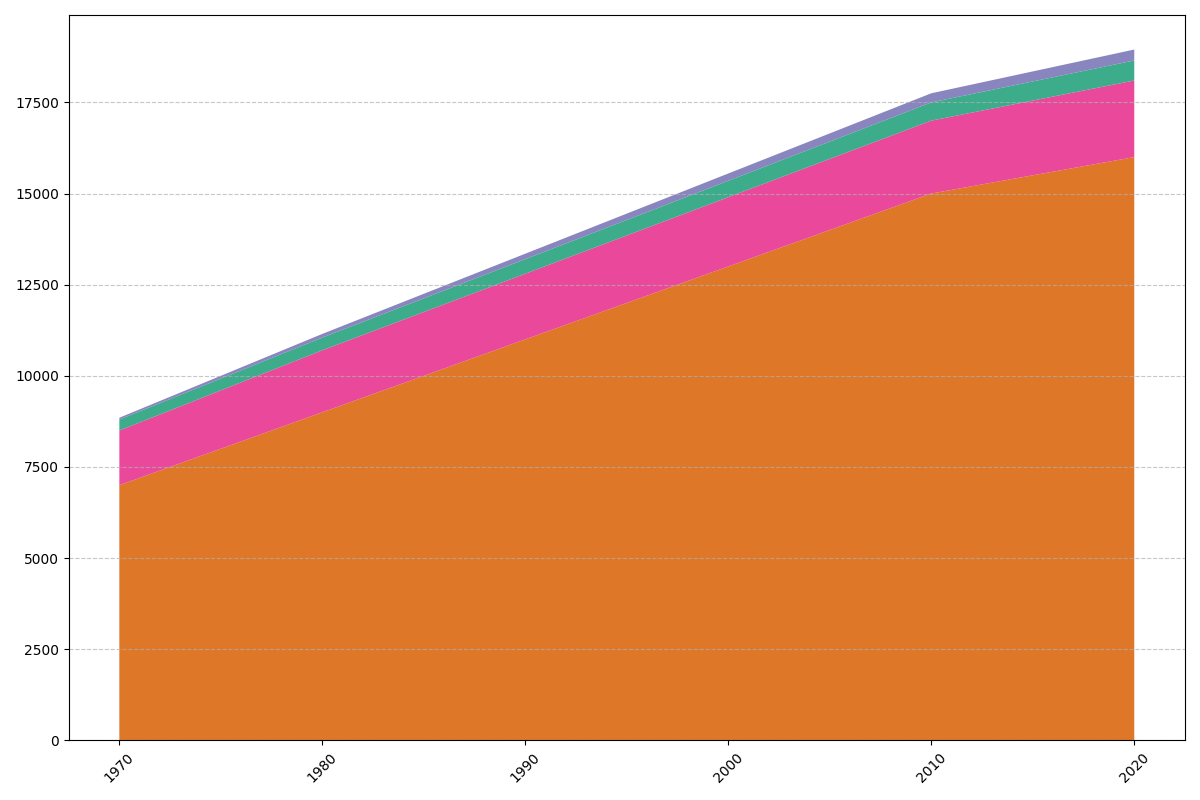

This figure's Python source:
import matplotlib.pyplot as plt
import numpy as np

decades = np.array([1970, 1980, 1990, 2000, 2010, 2020])

co2_emissions = np.array([7000, 9000, 11000, 13000, 15000, 16000])
ch4_emissions = np.array([1500, 1700, 1800, 1900, 2000, 2100])
n2o_emissions = np.array([300, 350, 400, 450, 500, 550])
fgases_emissions = np.array([50, 100, 150, 200, 250, 300])

emissions_data = np.vstack([co2_emissions, ch4_emissions, n2o_emissions, fgases_emissions])

colors = ['#d95f02', '#e7298a', '#1b9e77', '#7570b3']

fig, ax = plt.subplots(figsize=(12, 8))
ax.stackplot(decades, emissions_data, colors=colors, alpha=0.85)
ax.yaxis.grid(True, linestyle='--', alpha=0.7)
ax.set_xticks(decades)
ax.set_xticklabels(decades, rotation=45)
plt.tight_layout()
plt.show()
